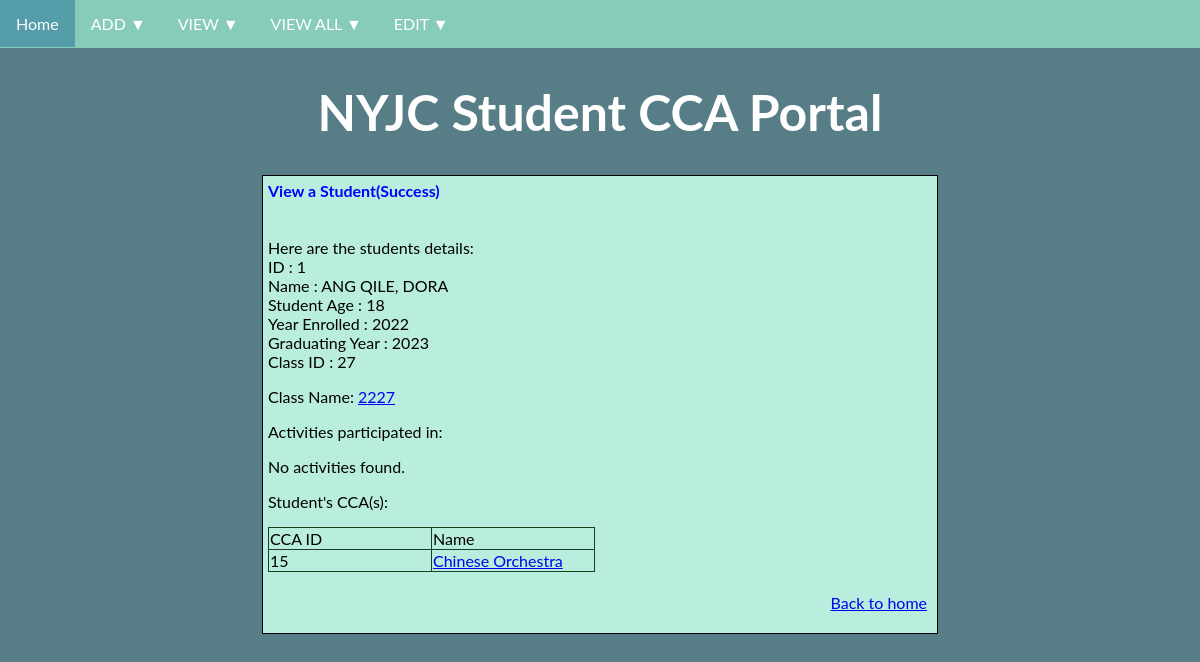
The app's page /view/student?id=1, older data.
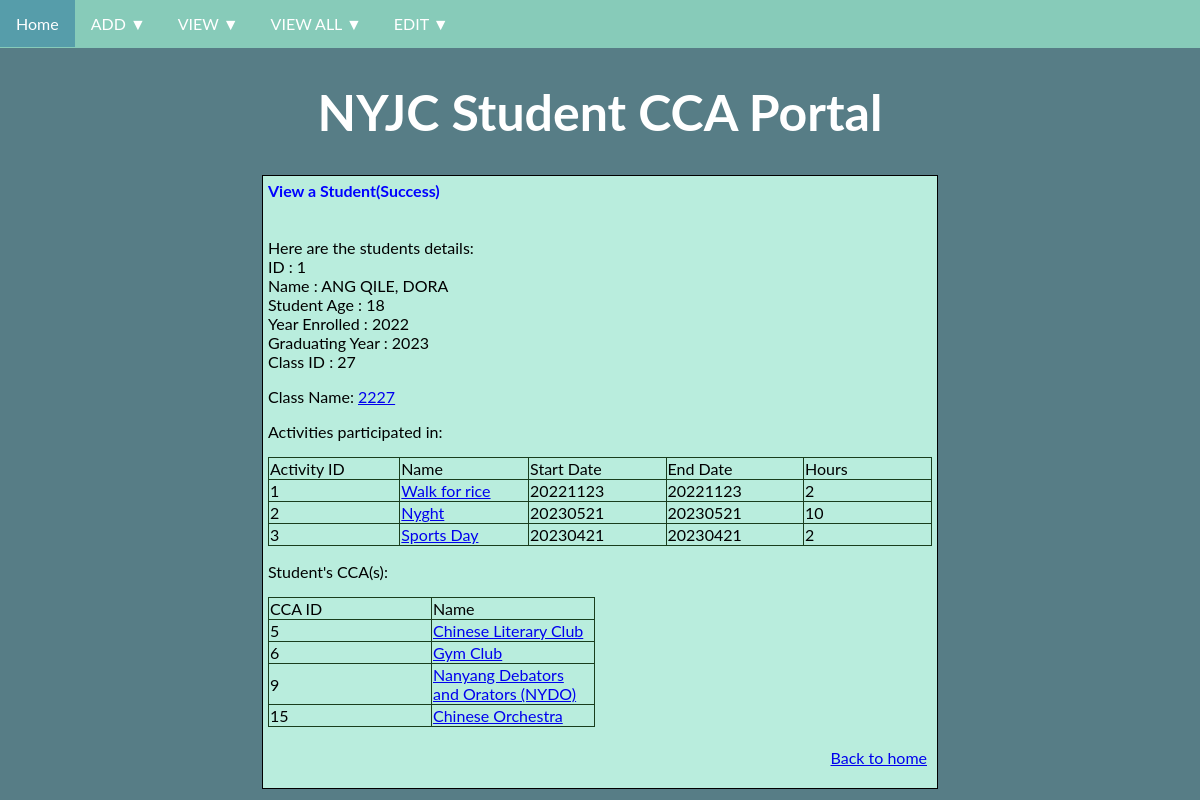
The same page, newer data.
### tables this page shows
CREATE TABLE "Student"(
                "id" TEXT UNIQUE,
                "name" TEXT,
                "student_age" INT,
                "year_enrolled" INT,
                "graduating_year" INT,
                "class_id" TEXT,
                Primary Key("id")
                Foreign Key("class_id") REFERENCES Class("id")
                );

CREATE TABLE "CCA"(
                "id" TEXT UNIQUE,
                "name" TEXT,
                "type" TEXT,
                Primary Key("id")
                );

CREATE TABLE "Activity" (
	`id`	TEXT UNIQUE,
	`name`	TEXT,
	`start_date`	TEXT,
	`end_date`	TEXT,
	`description`	TEXT,
	`category`	TEXT,
	`role`	TEXT,
	`award`	TEXT,
	`hours`	INT,
	`cca_id`	TEXT,
	PRIMARY KEY(`id`),
	FOREIGN KEY(`cca_id`) REFERENCES `CCA`(`id`)
);

### main.py (the view, shortened to what this page needs)
@app.route('/view/student', methods=['GET', 'POST'])
def view_student():
    title = "View a Student"
    span1 = "View a Student"
    span2 = "Use the following form to view a Student"
    form_header = {"id": "Student ID"}
    error = " "
    if request.args:
        id = request.args['id'].strip(" ")
        record = studentCollection.find(id)
        if record != None:
            studentClass = studentCollection.viewclass(id)
            studentCCAs = studentCollection.viewcca(id)
            studentActivities = studentCollection.viewactivity(id)
            span1 = "View a Student(Success)"
            span2 = "Here are the students details:"
            form_header = {
                'id': 'ID',
                'name': 'Name',
                'student_age': 'Student Age',
                'year_enrolled': 'Year Enrolled',
                'graduating_year': 'Graduating Year',
                'class_id': 'Class ID',
            }
            table_header = {
                'activity_id' : 'Activity ID',
                'activity_name': 'Name',
                'start_date': 'Start Date',
                'end_date': 'End Date',
                'hours': 'Hours'
            }
            table_header2 ={
                'CCA_id': 'CCA ID',
                'CCA_name': 'Name'
            }
            return render_template("view.html",
                               page_type = 'success_student',
                               title = title,
                               span1 = span1,
                               span2 = span2,
                               form_header = form_header,
                               table_header = table_header,
                               table_header2 = table_header2,
                               form_data ={
                                   'record':record,
                                   'class':studentClass,
                                   'activities':studentActivities,
                                   'ccas':studentCCAs,
                               }
                              )
        else:
            error = f'Student ID {request.args["id"]} not found! Try again!'

### storage.py (called while the page is built)
    def _executedql(self, query: str, type: str, params: tuple) -> Optional[sqlite3.Row]:
        with sqlite3.connect(self._dbname) as conn:
            conn.row_factory = sqlite3.Row
            cur = conn.cursor()
            result = None
            if type == 'one':
                cur.execute(query, params)
                result = cur.fetchone()
            elif type == "many":
                cur.execute(query)
                result = cur.fetchall()
            elif type == "join":
                cur.execute(query, params)
                result = cur.fetchall()
            return result

    def find(self, key: str, columns: list[str] = ["*"]) -> Optional[dict]:
        querycolumns = ','.join(columns)
        query = f'''
                SELECT {querycolumns} FROM "{self._tblname}"
                WHERE "{self._key}" =?;
        '''
        result = self._executedql(query, "one", (key,))
        if result is not None:
            return dict(result)
        else:
            return None

### templates/view.html (shortened to what this page needs)
<!DOCTYPE html>
<html>
    <head>
    {% include "head.html" %}
    </head>
    <body>
        {% include "header.html" %}
        <div class='container'>
            <span class='highlight-blue'> {{span1}} </span>
            <span> {{span2}} </span>
        {% if 'view' in page_type %}
        <form
            action = "{{ form_meta['action'] }}"
            method = "{{ form_meta['method'] }}"
            >
        <table>
            {% for name, value in form_data.items() %}
            <tr>
                <td>
                    <label for= '{{ name }}'>
                    {{form_header[name]}}
                    </label>
                </td>
                <td>
                    <input id= '{{ name }}' type='text' name= '{{ name }}' value='{{ value }}' >
                </td>
            </tr>
            {% endfor %}
            <tr>
                <td colspan = "2" align = "right" >
                    <input type='submit' value='Submit'>
                </td>
            </tr>
        </table>
        </form>
        {% elif 'success' in page_type %}
            {% for name, value in form_data['record'].items() %}
                {{form_header[name]}} : {{value}}
            {% endfor %}
            {% if 'student' in page_type %}
                <p>Class Name:
                <a href="/view/class?id={{form_data['class']['class_id']}}">{{form_data['class']['class_name']}}</a>
                </p>
                <p> Activities participated in: </p>
                {% if form_data['activities'] != None %}
                    <table>
                        <tr>
                        {% for header in form_data['activities'][0].keys() %}
                            <td> {{table_header[header]}} </td>
                        {% endfor %}
                        </tr>
                        {% for activity in form_data['activities'] %}
                            <tr>
                            {% for name, value in activity.items() %}
                                {% if name == "activity_name" %}
                                    <td> <a href="/view/activity?id={{activity['activity_id']}}">{{value}}</a></td>
                                {% else %}
                                    <td>{{value}}</td>
                                {% endif %}
                            {% endfor %}
                            </tr>
                        {% endfor %}
                    </table>
                {% else %}
                    <p> No activities found.</p>
                {% endif %}
                <p>Student's CCA(s):</p>
                {% if form_data['ccas'] != None %}
                        <table>
                            <tr>
                            {% for header in form_data['ccas'][0].keys() %}
                                <td> {{table_header2[header]}} </td>
                            {% endfor %}
                            </tr>
                            {% for cca in form_data['ccas'] %}
                                <tr>
                                {% for name, value in cca.items() %}
                                    {% if name == "CCA_name" %}
                                        <td> <a href="/view/cca?id={{cca['CCA_id']}}">{{value}}</a></td>
                                    {% else %}
                                        <td>{{value}}</td>
                                    {% endif %}
                                {% endfor %}
                                </tr>
                            {% endfor %}
                        </table>
                    {% else %}
                        <p> No CCAs found.</p>
                    {% endif %}
            {% endif %}
        {% endif %}
        {% include "footer.html" %}
        </div>
    </body>
</html>

Row changes from the older to the newer data that the page shows:
now on this page (row edited): Activity: activity "1" "2", name "Walk for rice", start_date "20221123", end_date "20221123"
now on this page (row edited): Activity: activity "2" "10", name "Nyght", start_date "20230521", end_date "20230521"
now on this page (row edited): Activity: activity "3" "2", name "Sports Day", start_date "20230421", end_date "20230421"
now on this page (row unchanged): CCA: cca "5", name "Chinese Literary Club"
now on this page (row unchanged): CCA: cca "6", name "Gym Club"
now on this page (row unchanged): CCA: cca "9", name "Nanyang Debators and Orators (NYDO)"
Text that changed along with them:
new list line: "Activity ID"
new list line: "Name"
new list line: "Start Date"
new list line: "End Date"
new list line: "Hours"
text no longer shown: "No activities found."
